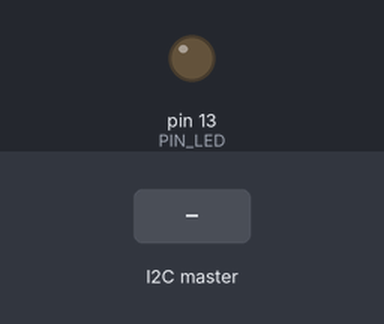
Bench run of a sketch on a simulated Arduino Uno, built with avr-gcc and run on an emulated ATmega328P. On the bench: output pins drawn as LEDs (lit = HIGH). The test bench sets the inputs (shaded band).

Above: at 1.2 s.
1.3 s: the I2C master sends the byte 1
At 2.0 s:
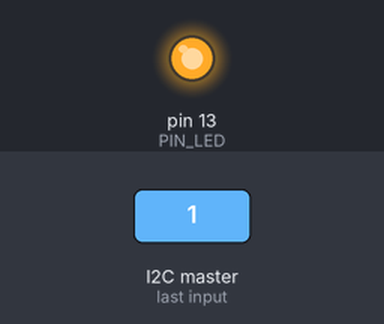
2.8 s: the I2C master sends the byte 0
At 3.1 s:
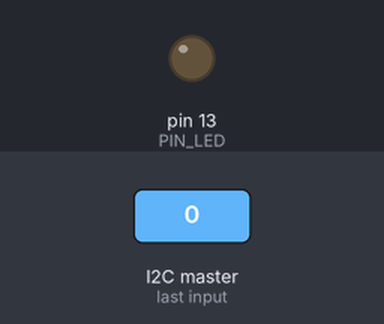
4.3 s: the I2C master sends the byte 2
At 5.5 s:
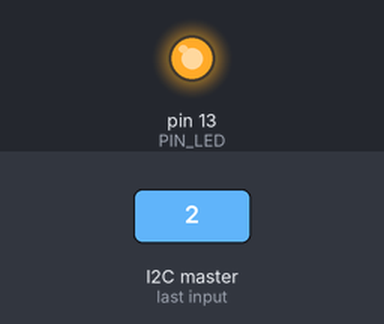
Timing chart, 0 to 7.3 s (numbered marks = the images above; inputs shaded):
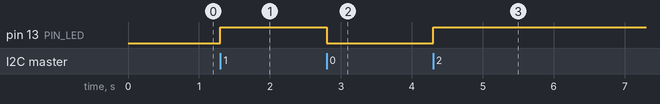

The sketch:

Esclavo1_LED_.ino
```cpp
#include <Wire.h>
const uint8_t PIN_LED = 13;
void setup() {
pinMode(PIN_LED, OUTPUT);
Wire.begin(0x08); // direccion de este esclavo
Wire.onReceive(recibir);
}
void loop() {
}
void recibir(int cuantos) {
while (Wire.available()) {
byte dato = Wire.read();
digitalWrite(PIN_LED, dato ? HIGH : LOW);
}
}
```

Measured:
- after the input at 1.3 s, pin 13 (PIN_LED): LOW → HIGH at once
- after the input at 2.8 s, pin 13 (PIN_LED): HIGH → LOW at once
- after the input at 4.3 s, pin 13 (PIN_LED): LOW → HIGH at once
